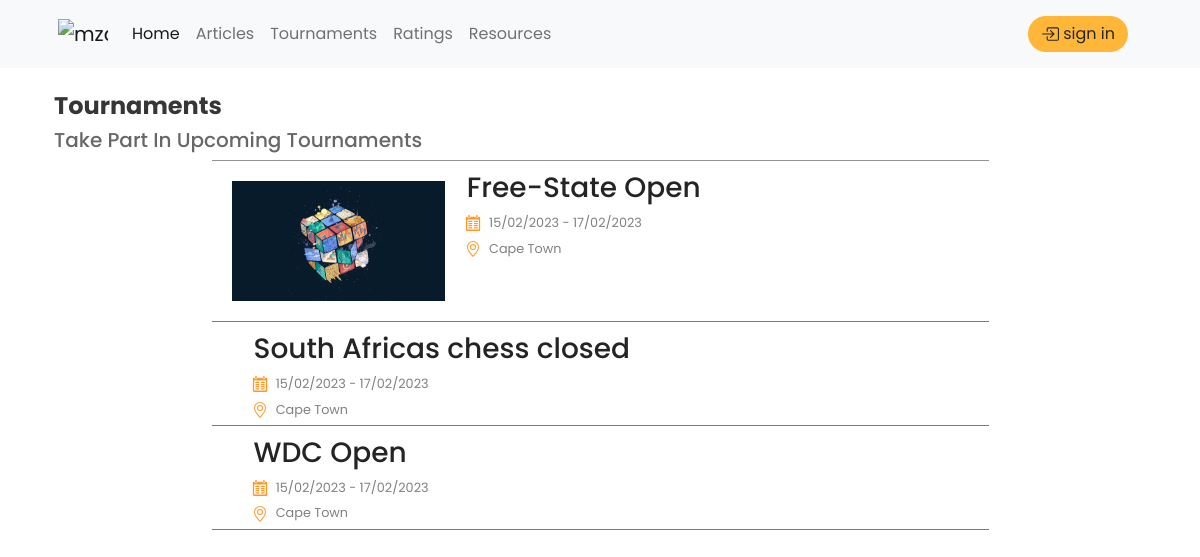
/tournaments/, run on an earlier commit of the app's database.
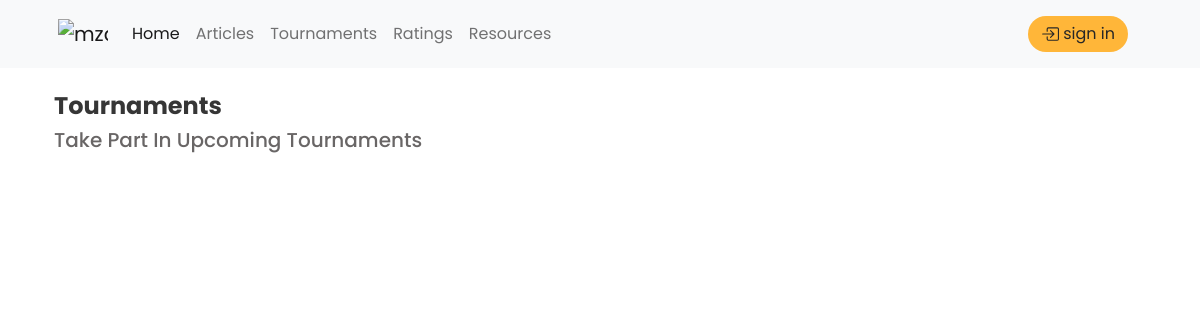
And on a later commit of the database.
### blog/models.py (models this page shows, shortened)
class Tournaments(models.Model):
    thumbnail_t = models.ImageField(null=True, blank=True)
    name = models.CharField(max_length=200)
    description = QuillField()
    starts = models.DateField()
    ends = models.DateField()
    ratingType = models.CharField(max_length=100, choices=ratingType, default=" ")
    date_posted = models.DateField(auto_now_add=True)
    featured_tournament = models.BooleanField(null=True, blank=True, default=False)
    class Meta:
        verbose_name_plural = "tournaments"

### blog/views.py (the view)
# urls.py: path("tournaments/",views.tournaments,name='tournaments'),
def tournaments(request):
    tournaments = Tournaments.objects.all()[::-1]
    context = {"tournaments":tournaments}
    return render(request,'blog/tournaments.html',context)

### blog/templates/blog/tournaments.html (shortened to what this page needs)
{% extends 'blog/base.html' %}
{% load static %}
{% load bootstrap5 %}
{% block content %}
<div class="container">
<br>
    <h4 style="color: rgb(54, 54, 54)"> <strong> Tournaments</strong> </h4>
    <h5 style="color: rgb(105, 102, 102)"> Take Part In Upcoming Tournaments </h5>
    <div class="container-fluid blog-container"  >
        <div class="row d-flex justify-content-center">
          {% for article in tournaments %}
          <div class=" col-12 col-md-10 col-lg-9">
           {% if forloop.counter == 1 %}
           <div class="d-flex" style="border-top:1px  solid rgba(110, 110, 110, 0.74);border-bottom:1px  solid rgba(95, 95, 95, 0.829);">
            {% else %}
            <div class="d-flex" style="border-bottom:1px  solid rgba(67, 67, 67, 0.704);">
            {% endif %}
              <div class="blog-img" style="margin: 20px;">
                <img height="120" src="{{article.thumbnail_t.url}}" alt="">
              </div>
              <div class="">
               <a href="#" class="article-link">  <h3 class="blog-title" style="margin-left: 2px;margin-top:10px;color:rgb(36, 36, 36)">{{article.name}}</h3> </a>
               <div id="tournament-details" style="margin-top: 0.3rem">
                <li>
                    <span> 15/02/2023 - 17/02/2023</span>
                </li>
                <li>
                    <span> Cape Town</span>
                </li>
             </div>
              </div>
            </div>
          </div>
          {% endfor %}
        </div>
        <br>
        </div>
    </div>
{% endblock content %}

What changed in the data, as far as the page shows it:
removed Tournaments: thumbnail_t (picture), name "Free-State Open"
removed Tournaments: name "South Africas chess closed"
removed Tournaments: name "WDC Open"
